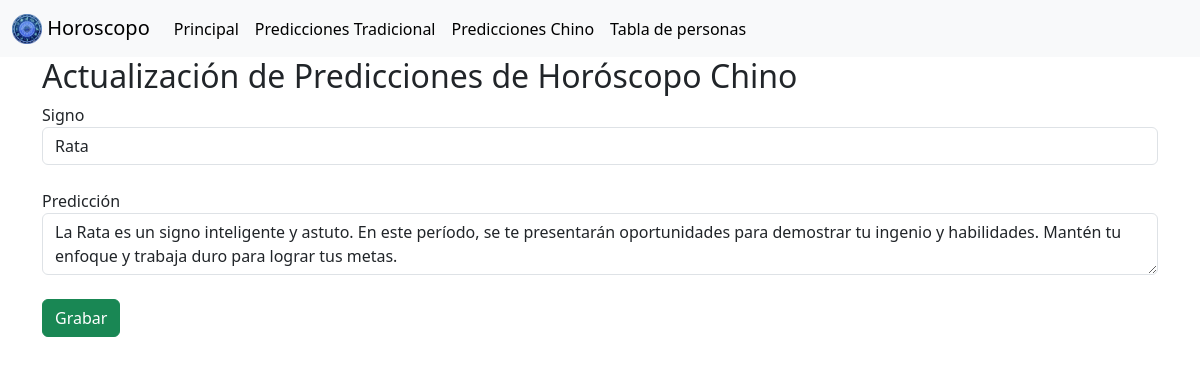
The app's page /actualizar_chino.php?id=1 with its own data.
### tables this page shows
CREATE TABLE `zodiaco_chino` (
  `id` int(10) NOT NULL,
  `signo` varchar(100) NOT NULL,
  `prediccion` text NOT NULL
);

### funciones.php (called while the page is built, shortened)
<?php
function obtener_registroChino($servername, $username, $password, $dbname, $id)
{
    $conn = new mysqli($servername, $username, $password, $dbname);
    $sql = "SELECT id, signo, prediccion FROM zodiaco_chino WHERE id = " . $id;
    $result = $conn->query($sql);
    $registro = [];
    if ($result->num_rows > 0) {
        while ($row = $result->fetch_assoc()) {
            $registro = [
                "id" => $row["id"],
                "signo" => $row["signo"],
                "prediccion" => $row["prediccion"]
            ];
        }
    } else {
        echo "0 results";
    }
    return $registro;
}
?>

### actualizar_chino.php (the view, shortened to what this page needs)
<?php
include('header.php');
include_once("conexion.php");
include_once("funciones.php");
$registro = [];
if (isset($_GET["id"])) {
    $registro = obtener_registroChino($servername, $username, $password, $dbname, $_GET["id"]);
}
$signo = isset($registro["signo"]) ? $registro["signo"] : "";
$prediccion = isset($registro["prediccion"]) ? $registro["prediccion"] : "";
?>
<form method="post" action="actualizar_chino.php<?php echo isset($_GET["id"]) ? "?id=" . $_GET["id"] : ""; ?>">
    <div class="container">
        <h2>Actualización de Predicciones de Horóscopo Chino</h2>
        <label for="signo">Signo</label>
        <input required id="signo" class="form-control" name="signo" value="<?php echo $signo; ?>"><br>
        <label for="prediccion">Predicción</label>
        <textarea id="prediccion" class="form-control" name="prediccion"><?php echo $prediccion; ?></textarea><br>
        <input type="submit" value="Grabar" class="btn btn-success" name="grabar">
    </div>
</form>

### header.php (shortened to what this page needs)
<!doctype html>
<html lang="en">
<head>
    <link href="https://cdn.jsdelivr.net/npm/bootstrap@5.3.0/dist/css/bootstrap.min.css" rel="stylesheet">
    <nav class="navbar navbar-expand-lg bg-body-tertiary">
        <div class="container-fluid">
            <a class="navbar-brand" href="index.php">
                <img src="assets/horoscopo.png" alt="Logo" width="30" height="30" class="d-inline-block align-text-top">
                Horoscopo
            </a>
            <div class="collapse navbar-collapse" id="navbarNavDropdown">
                <ul class="navbar-nav">
                    <li class="nav-item">
                        <a class="nav-link active" aria-current="page" href="index.php">Principal</a>
                    </li>
                    <li class="nav-item">
                        <a class="nav-link active" aria-current="page" href="form_tradicional.php">Predicciones Tradicional</a>
                    </li>
                    <li class="nav-item">
                        <a class="nav-link active" aria-current="page" href="form_chino.php">Predicciones Chino</a>
                    </li>
                    <li class="nav-item">
                        <a class="nav-link active" aria-current="page" href="form_personas.php">Tabla de personas</a>
                    </li>
                </ul>
            </div>
        </div>
    </nav>
</head>
<body>

### records on screen
zodiaco_chino: signo "Rata", prediccion "La Rata es un signo inteligente y astuto. En este período, se te presentarán oportunidades para demostrar tu ingenio y habilidades. Mantén tu enfoque y trabaja duro para lograr tus metas."
